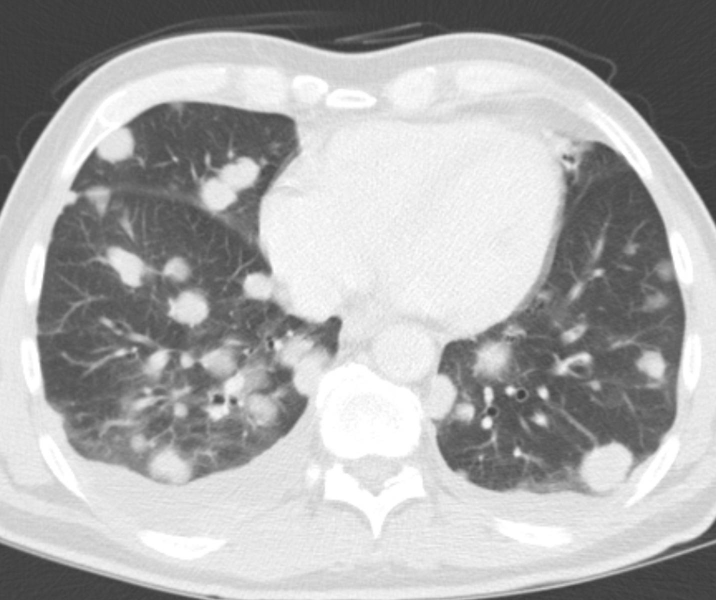
%> input picture matlab/CTImage1.jpeg, 1432 x 1200 px (shown at 1/2 size)
$ octave assignment3.m   (GNU Octave 9; MATLAB toolbox functions it lacks are replaced by stand-ins)
%> lines starting %> are read from the running program, lines starting %| are printed output that depends on the picture
%assingment 3
% https://www.mathworks.com/help/images/import-export-and-conversion.html

ct1 = imread('CTImage1.jpeg');
%> ct1 is the input picture: size 1200x1432x3 uint8; min 56, max 255, mean 171.8
ct2 = imread('CTImage2.jpg');
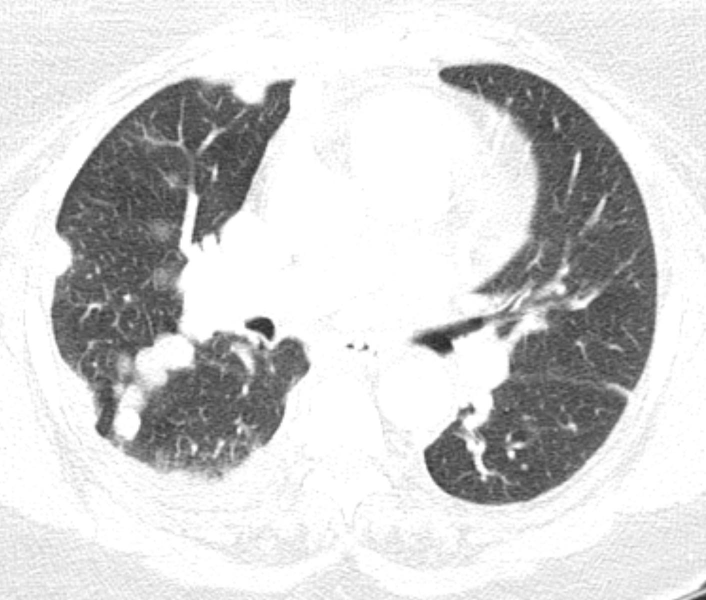
%> input picture matlab/CTImage2.jpg, 1412 x 1200 px (shown at 1/2 size)
%> ct2 is the input picture: size 1200x1412x3 uint8; min 39, max 255, mean 209.5
whos

% get single slice, of each image matrix 2d 1200x1432 or 1200x1412

ct1slice = squeeze (ct1(:,:,3));
ct2slice = squeeze(ct2(:,:,3));

%reduce to 1/4 original size, RESIZE THE original or the slice?

ct1quarter = imresize(ct1slice, 0.25);
ct2quarter = imresize(ct2slice, 0.25);

% plot resized images beside originals

figure(1)
hold on
imshowpair(ct1slice, ct1quarter, 'montage');
title('CTImage1 Original and 1/4 Size');
hold off

figure(2)
hold on
imshowpair(ct2slice,ct2quarter,'montage');
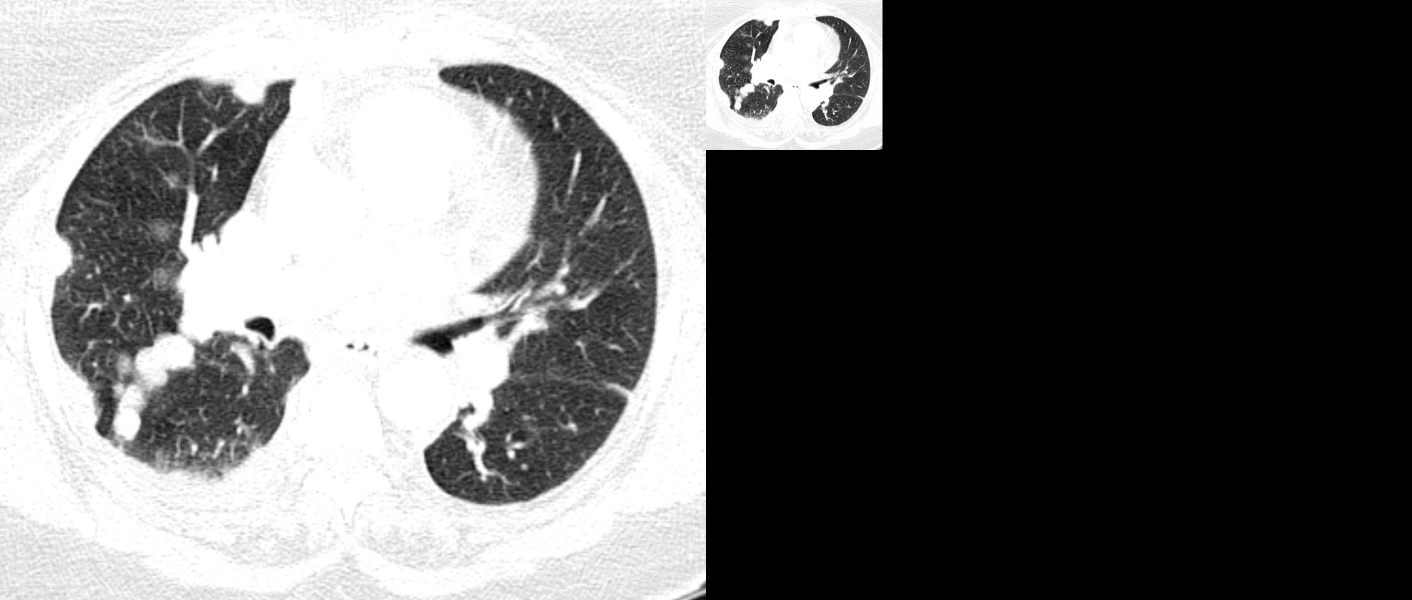
%> displayed picture: size 1200x2824, on the screen's scale of 0 to 255 (shown at 1/2 size); min 0, max 255, mean 106.9
title('CTImage2 Original and 1/4 Size');
hold off

%semicolons fuckign me up?
% need 256?
ct1histogram= imhist(ct1quarter,256); % matlab is smart enough to automatically use 256 for grayscale
%> ct1histogram = 256 values, max 2605 at index 256, min 0 at index 1, mean 419.5
ct2histogram = imhist(ct2quarter);
%> ct2histogram = 256 values, max 26936 at index 256, min 0 at index 1, mean 413.7

% obtain image histogram and histogram equalization for each resized image
% plot original histograms, equalized histograms, and equalized images

ct1quarterEqualizedImage = histeq(ct1quarter); % spits out an image
ct2quarterEqualizedImage = histeq(ct2quarter);
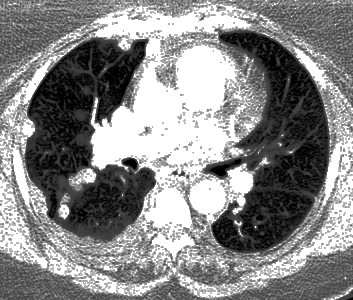
%> ct2quarterEqualizedImage: size 300x353 uint8; min 0, max 255, mean 135.6

equalizedct1hist = imhist(ct1quarterEqualizedImage,256);
%> equalizedct1hist = 256 values, max 2982 at index 207, min 0 at index 2, mean 419.5
equalizedct2hist = imhist(ct2quarterEqualizedImage);
%> equalizedct2hist = 256 values, max 26936 at index 256, min 0 at index 2, mean 413.7

figure(3)
hold on
imshowpair(ct1quarter,ct1quarterEqualizedImage, 'montage');
title('CT1 Quarter and Equalized Comparison');
hold off

figure(4)
hold on
imshowpair(ct2quarter,ct2quarterEqualizedImage, 'montage');
title('CT2 Quarter and Equalized Comparison');
hold off

% subplot in the image histograms of the equalized quarter images
figure(5)
hold on
subplot(2,1,1);
imhist(ct1quarter,256);
title('CT1 Quarter Histogram');
subplot(2,1,2);
imhist(ct1quarterEqualizedImage,256);
title('CT1 Quarter Equalized Histogram');
%> figure, not shown here; panel 1: highest point at x = 255, y = 2605; panel 2: highest point at x = 206, y = 2982
hold off

figure(6)
hold on
subplot(2,1,1);
histogram(ct2histogram,256);
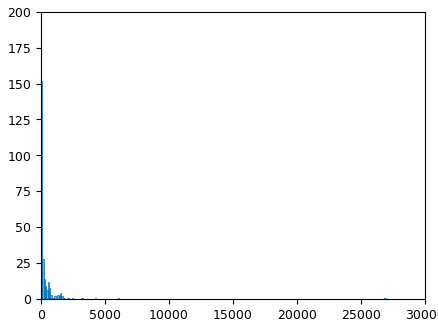
%> figure redrawn from the program's plot data; tallest bar 152 high, from x = 0 to 105.2
imhist(ct2quarter);
title('CT2 Quarter Histogram');
subplot(2,1,2);
imhist(ct2quarterEqualizedImage);
title('CT2 Quarter Equalized Histogram');
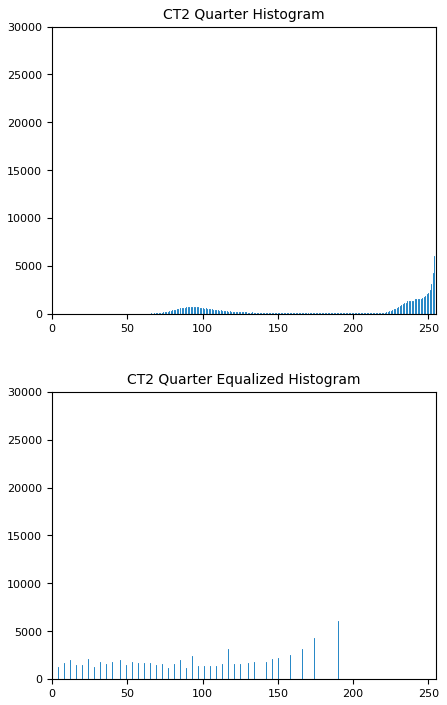
%> figure redrawn from the program's plot data, 2 panels; panel 1: highest point at x = 255, y = 26936
hold off

% calculate mean abosulte difference between original resized images, and
% equalized images

diff1 = imabsdiff(ct1quarter, ct1quarterEqualizedImage);
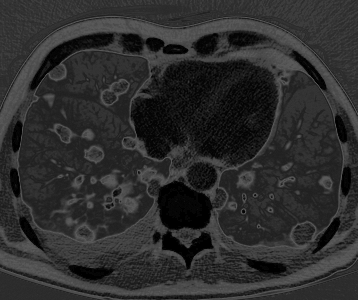
%> diff1: size 300x358 uint8; min 0, max 90, mean 45
diff2 = imabsdiff(ct2quarter, ct2quarterEqualizedImage);
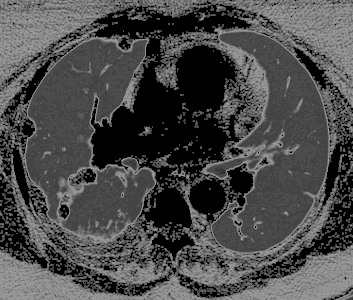
%> diff2: size 300x353 uint8; min 0, max 154, mean 73.9

means1=mean(diff1);
%> means1 = 358 values, max 54.43 at index 289, min 27.7 at index 203, mean 44.98
means2=mean(diff2);
%> means2 = 353 values, max 98.84 at index 1, min 31.55 at index 157, mean 73.88

trueMean1= mean(means1)
%> trueMean1 = 44.98
trueMean2 = mean(means2)
%> trueMean2 = 73.88
